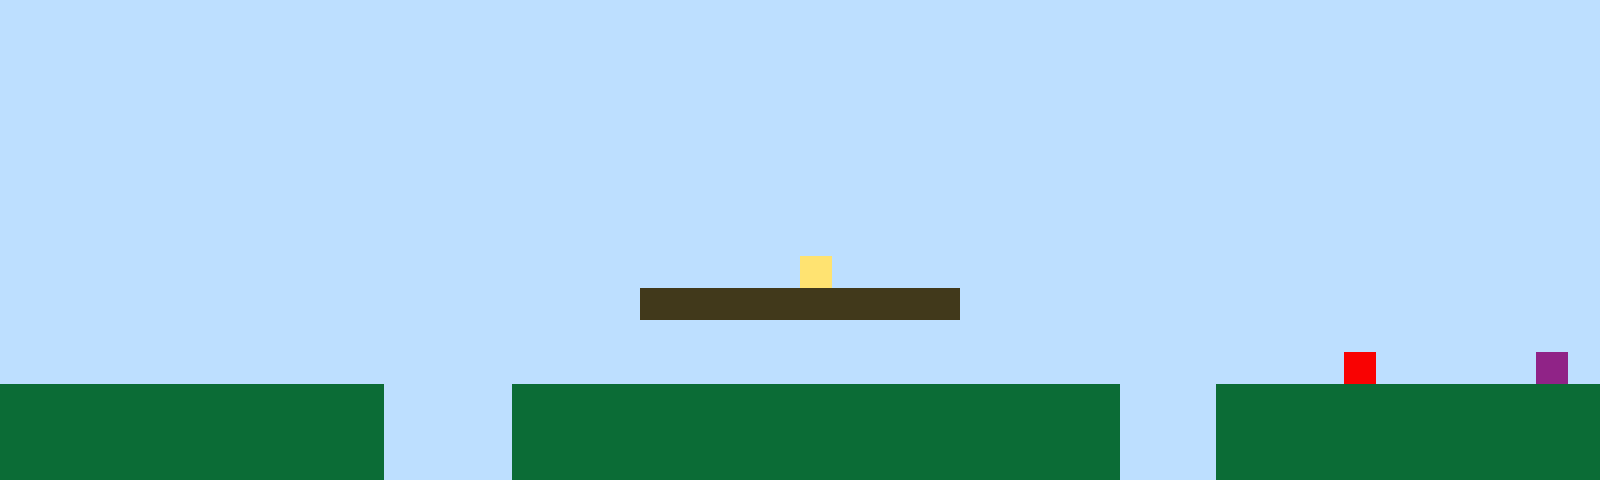

Below is a game level as drawn by its tile map, then a one-line description and the .tmx file that defines it, in full:
An orthogonal 50x15 tile map with 32x32 px tiles, 1 tile layer (Tile Layer 1).

<map version="1.10" tiledversion="1.11.2" orientation="orthogonal" renderorder="right-up" width="50" height="15" tilewidth="32" tileheight="32" infinite="0" nextlayerid="2" nextobjectid="1"><editorsettings><export target="map1.csv" format="csv" /></editorsettings><tileset firstgid="1" name="sprites" tilewidth="32" tileheight="32" tilecount="6" columns="3"><image source="sprites.png" width="96" height="64" /></tileset><layer id="1" name="Tile Layer 1" width="50" height="15"><data encoding="csv">1,1,1,1,1,1,1,1,1,1,1,1,1,1,1,1,1,1,1,1,1,1,1,1,1,1,1,1,1,1,1,1,1,1,1,1,1,1,1,1,1,1,1,1,1,1,1,1,1,1,1,1,1,1,1,1,1,1,1,1,1,1,1,1,1,1,1,1,1,1,1,1,1,1,1,1,1,1,1,1,1,1,1,1,1,1,1,1,1,1,1,1,1,1,1,1,1,1,1,1,1,1,1,1,1,1,1,1,1,1,1,1,1,1,1,1,1,1,1,1,1,1,1,1,1,1,1,1,1,1,1,1,1,1,1,1,1,1,1,1,1,1,1,1,1,1,1,1,1,1,1,1,1,1,1,1,1,1,1,1,1,1,1,1,1,1,1,1,1,1,1,1,1,1,1,1,1,1,1,1,1,1,1,1,1,1,1,1,1,1,1,1,1,1,1,1,1,1,1,1,1,1,1,1,1,1,1,1,1,1,1,1,1,1,1,1,1,1,1,1,1,1,1,1,1,1,1,1,1,1,1,1,1,1,1,1,1,1,1,1,1,1,1,1,1,1,1,1,1,1,1,1,1,1,1,1,1,1,1,1,1,1,1,1,1,1,1,1,1,1,1,1,1,1,1,1,1,1,1,1,1,1,1,1,1,1,1,1,1,1,1,1,1,1,1,1,1,1,1,1,1,1,1,1,1,1,1,1,1,1,1,1,1,1,1,1,1,1,1,1,1,1,1,1,1,1,1,1,1,1,1,1,1,1,1,1,1,1,1,1,1,1,1,1,1,1,1,1,1,1,1,1,1,1,1,1,1,1,1,1,1,1,1,1,1,1,1,1,1,1,1,1,1,1,1,1,1,1,1,1,1,1,1,1,1,1,1,1,1,1,1,1,1,1,1,1,1,1,1,1,1,1,1,1,1,1,1,1,1,1,1,1,1,1,1,1,1,1,1,1,1,1,1,1,1,4,1,1,1,1,1,1,1,1,1,1,1,1,1,1,1,1,1,1,1,1,1,1,1,1,1,1,1,1,1,1,1,1,1,1,1,1,1,1,1,1,1,1,1,1,3,3,3,3,3,3,3,3,3,3,1,1,1,1,1,1,1,1,1,1,1,1,1,1,1,1,1,1,1,1,1,1,1,1,1,1,1,1,1,1,1,1,1,1,1,1,1,1,1,1,1,1,1,1,1,1,1,1,1,1,1,1,1,1,1,1,1,1,1,1,1,1,1,1,1,1,1,1,1,1,1,1,1,1,1,1,1,1,1,1,1,1,1,1,1,1,1,1,1,1,1,1,1,1,1,1,1,1,1,1,1,1,1,1,1,1,1,1,1,1,1,1,5,1,1,1,1,1,6,1,2,2,2,2,2,2,2,2,2,2,2,2,1,1,1,1,2,2,2,2,2,2,2,2,2,2,2,2,2,2,2,2,2,2,2,1,1,1,2,2,2,2,2,2,2,2,2,2,2,2,2,2,2,2,2,2,2,2,2,2,2,2,1,1,1,1,2,2,2,2,2,2,2,2,2,2,2,2,2,2,2,2,2,2,2,1,1,1,2,2,2,2,2,2,2,2,2,2,2,2,2,2,2,2,2,2,2,2,2,2,2,2,1,1,1,1,2,2,2,2,2,2,2,2,2,2,2,2,2,2,2,2,2,2,2,1,1,1,2,2,2,2,2,2,2,2,2,2,2,2</data></layer></map>
